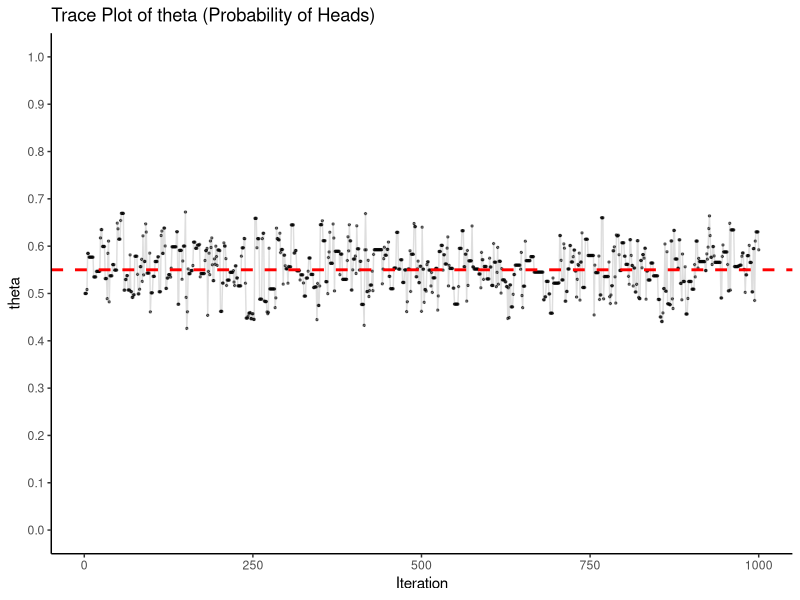

Write R code to recreate this figure.
## ---- chunk 1
# Prior: Beta(1,1), Likelihood: Binomial(100, theta)
# Posterior: Beta(1 + 55, 1 + 45) = Beta(56, 46)
analytical_mean <- 56 / (56 + 46)
analytical_sd <- sqrt((56 * 46) / ((56 + 46)^2 * (56 + 46 + 1)))

## ---- chunk 2
library(tidyverse)

# Metropolis Algorithm for Coin Flip
# 100 flips: 55 heads, 45 tails
# Prior: Beta(1,1)

# Define observed data
n_flips <- 100      # Total number of coin flips
n_heads <- 55       # Observed number of heads
n_tails <- 45       # Observed number of tails (or n_flips - n_heads)

# Define parameters for Metropolis algorithm
n_iterations <- 1000  # Number of MCMC iterations
starting_theta <- 0.5
proposal_sd <- 0.1

# Define the prior distribution (Beta distribution)
# Beta(1,1) is uniform over [0,1], so density is 1 for all valid thetas
prior_density <- function(theta) {
  if (theta < 0 || theta > 1) return(0)  # Prior is 0 outside [0,1]
  dbeta(theta, 1, 1)  # Beta(1,1) 
}

# Define the likelihood function (binomial probability)
likelihood_density <- function(theta) {
  # Binomial likelihood: P(data|theta) = theta^{heads} * (1-theta)^{tails}
  dbinom(n_heads, size = n_flips, prob = theta)
}

# Define the posterior density (up to proportionality constant)
posterior_density <- function(theta) {
  prior_density(theta) * likelihood(theta)  # Prior * Likelihood
}

# store the positions
chain_theta <- numeric(n_iterations)
prior_values <- numeric(n_iterations)
likelihood_values <- numeric(n_iterations)
posterior_values <- numeric(n_iterations)
acceptance_ratios <- numeric(n_iterations - 1)

# Calculate values for initial position
chain_theta[1] <- starting_theta
prior_values[1] <- prior_density(chain_theta[1])
likelihood_values[1] <- likelihood_density(chain_theta[1])
posterior_values[1] <- prior_values[1] * likelihood_values[1]  # Unnormalized posterior


# Metropolis algorithm main loop
for (i in 2:n_iterations) {
  current_theta <- chain_theta[i-1]
  
  # 1. Propose a new candidate value
  # random walk
  proposed_theta <- rnorm(1, mean = current_theta, sd = proposal_sd)
  if (proposed_theta < 0) {proposed_theta <- 1/(-proposed_theta)}
  if (proposed_theta > 1) {proposed_theta <- 1/proposed_theta}
  proposed_theta <- max(0.001, min(0.999, proposed_theta))

  # 2. Calculate acceptance ratio
  # Ratio of posterior densities: P(proposed)/P(current)
  # Calculate posterior for CURRENT state
  prior_current <- prior_density(current_theta)
  likelihood_current <- likelihood_density(current_theta)
  posterior_current <- prior_current * likelihood_current  # Unnormalized
    
  # Calculate posterior for PROPOSED state
  prior_proposed <- prior_density(proposed_theta)
  likelihood_proposed <- likelihood_density(proposed_theta)
  posterior_proposed <- prior_proposed * likelihood_proposed  # Unnormalized
  
  acceptance_ratio <- posterior_proposed / posterior_current
  acceptance_prob <- min(1, acceptance_ratio)
  
  # Store the computed values
  prior_values[i-1] <- prior_current
  likelihood_values[i-1] <- likelihood_current
  posterior_values[i-1] <- posterior_current
  acceptance_ratios[i-1] <- acceptance_prob

  # 3. Accept or reject the proposal
  if (runif(1) < acceptance_ratio) {
    chain_theta[i] <- proposed_theta
    current_theta <- proposed_theta  # Accept proposal
  } else {
    chain_theta[i] <- current_theta
  }
}
## ---- chunk 3
# summarize 
prior_values[n_iterations] <- prior_density(chain_theta[n_iterations])
likelihood_values[n_iterations] <- likelihood_density(chain_theta[n_iterations])
posterior_values[n_iterations] <- prior_values[n_iterations] * likelihood_values[n_iterations]

summary(posterior_values)

trace_df <- data.frame(
  iteration = 1:n_iterations,
  theta = chain_theta
)

p_trace <- ggplot(trace_df, aes(x = iteration, y = theta)) +
  geom_line(alpha = 0.5, color = "gray") +
  geom_point(size = 0.5, alpha = 0.5) +
  geom_hline(yintercept = n_heads/n_flips, color = "red", linetype = "dashed", size = 1) +
  # scale_color_manual(values = c("FALSE" = "red", "TRUE" = "green"), 
  #                    na.value = "black", name = "Accepted") +
  theme_classic() +
  labs(title = "Trace Plot of theta (Probability of Heads)",
       # subtitle = paste("Red dashed line: Observed proportion =", round(n_heads/n_flips, 3)),
       x = "Iteration",
       y = "theta") +
  scale_y_continuous(limits = c(0, 1), breaks = seq(0, 1, 0.1)) +
  theme(legend.position = "bottom")
p_trace

